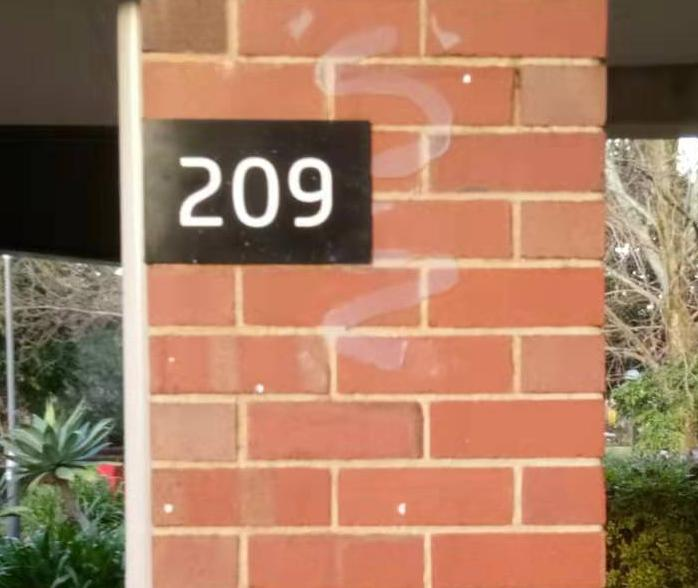
#> input picture test/test01.jpg, 698 x 588 px; its folder holds only this picture in this run
$ python assignment.py   (older library calls are emulated)
#> lines starting #> are read from the running program, lines starting #| are printed output that depends on the picture; after the words box and inside, x2 and y2 are one past the last pixel; in counts of white or black regions, pixels touching at a corner belong together
import cv2 as cv
import numpy as np
import sys
from pathlib import Path
import os
import re

def knn(digits, folder, fileName, imageNum, fileExt):
    modelsFolder = "models/"
    #modelsFolder = "/home/student/kay_men_yap_19257442/models/"
    # KNN model loading and testing code obtained from https://docs.opencv.org/3.4.2/d8/d4b/tutorial_py_knn_opencv.html
    # Last accessed on 24/10/2020
    with np.load(modelsFolder+'knn_data.npz') as data:
        train = data['train']
        train_labels = data['train_labels']
        knn = cv.ml.KNearest_create()
        knn.train(train, cv.ml.ROW_SAMPLE, train_labels)

        # Convert the list of digit images into a numpy array and reshape it to be a 2d array containing 1d float32 array of the digits
        digit_array = np.array(digits).reshape(-1, 1120).astype(np.float32)
        ret,result,neighbours,dist = knn.findNearest(digit_array,k=3)

        #Convert the result into a list of strings
        result_list = [str(i[0]) for i in list(result.astype(np.int32))]

        # Write house number obtained to file
        with open(folder+'House'+imageNum+'.txt', "w") as houseFile:
            houseFile.write("Building "  + "".join(result_list))
        #print("Building " + "".join(result_list))

def preprocess(image, folder, fileName, imageNum, fileExt):
    original = image.copy()
    gray = cv.cvtColor(image, cv.COLOR_BGR2GRAY)

    # Bilateral filter code obtained from https://docs.opencv.org/3.4.2/d4/d13/tutorial_py_filtering.html
    # Last accessed on 24/10/2020
    gray = cv.bilateralFilter(gray,9,75,75)

    # Thresholding with Otsu's Binarsization code obtained from https://docs.opencv.org/3.4.2/d7/d4d/tutorial_py_thresholding.html
    # Last accessed on 25/10/2020
    (thresh, binary) = cv.threshold(gray, 128, 255, cv.THRESH_BINARY + cv.THRESH_OTSU)
    #cv.imwrite(folder + fileName +"-binary" +fileExt, binary)

    # Contour code obtained from https://docs.opencv.org/3.4.2/d4/d73/tutorial_py_contours_begin.html
    # Last accessed on 25/10/2020
    im2, contours, hierarchy = cv.findContours(binary, cv.RETR_TREE, cv.CHAIN_APPROX_SIMPLE)

    '''
    # For the purpose of displaying all contours detected initially
    for cnt in contours:
        # Bounding rectangle and contour area code obtained from https://docs.opencv.org/3.4.2/dd/d49/tutorial_py_contour_features.html
        # Last accessed on 25/10/2020
        x,y,w,h = cv.boundingRect(cnt)
        cv.rectangle(image,(x,y),(x+w,y+h),(0,255,0),2)
    cv.imwrite(folder + fileName + "-contours-unfiltered" +fileExt, image)
    '''


    # Getting the image dimensions, area and max_x and max_y for filtering
    height, width = image.shape[:2]
    image_size = height * width
    max_x = width - 1
    max_y = height - 1

    image = original.copy()
    validContours = list()
    maxArea = 0
    maxIndex = 0
    index = 0
    # Filter out any contour that is too big or too small or doesn't have a height to width ratio of the bounding rectangle that is within the range specified
    # below and any contour that is too near the edge of the image
    for cnt in contours:
        # Bounding rectangle and contour area code obtained from https://docs.opencv.org/3.4.2/dd/d49/tutorial_py_contour_features.html
        # Last accessed on 25/10/2020
        x,y,w,h = cv.boundingRect(cnt)
        rectArea = h * w
        contourArea = cv.contourArea(cnt)
        areaRatio = rectArea / image_size
        # Filter the contours that are too big or too small, and the bounding rectangles are not a vertical rectangle t
        if ((areaRatio > 0.0001) and (rectArea < image_size / 4) and h / w > 1.3 and h / w < 3.5 and x > 40 and y > 20 and x + w < max_x - 40 and y + h < max_y - 20):
            validContours.append(cnt)
            #cv.rectangle(image,(x,y),(x+w,y+h),(0,255,0),2)
            # Updating the biggest valid contour
            if(rectArea > maxArea):
                maxArea = rectArea
                maxIndex = index
            index += 1
    #cv.imwrite(folder + fileName + "-contours-filter1" +fileExt, image)

    # Find all contours that are at least 35% of the size of the largest contour and
    # its centre y value is near to the largest contour's centre y value with a difference
    # of less than 25% of the height of largest contour
    image =  original.copy()
    filteredList = list()
    biggestCnt = validContours[maxIndex]
    largest_x, largest_y, largest_w, largest_h = cv.boundingRect(biggestCnt)
    center_y_largest = (largest_y + largest_h) / 2
    acceptedOffset = (largest_y + largest_h - center_y_largest) / 2
    for cnt in validContours:
        x,y,w,h = cv.boundingRect(cnt)
        center_y = (y + h) / 2
        rectArea = h * w
        contourArea = cv.contourArea(cnt)
        y_centre_offset = abs(center_y_largest - center_y)
        areaRatio = rectArea / maxArea
        #print("AreaRatio: " + str(areaRatio) + ", Y_Center_Offset: " + str(y_centre_offset))
        if(areaRatio> 0.35 and y_centre_offset < acceptedOffset):
            filteredList.append(cnt)
            #cv.rectangle(image,(x,y),(x+w,y+h),(0,255,0),2)
    #cv.imwrite(folder + fileName + "-contours-filter2" +fileExt, image)

    # Find all contours that are not within another contour's bounding rectangle
    digitContours = list()
    approvedIndexList = list()
    for i,cnt1 in enumerate(filteredList):
        x1,y1,w1,h1 = cv.boundingRect(cnt1)
        valid = True
        for j,cnt2 in enumerate(filteredList):
            if( i != j):
                x2,y2,w2,h2 = cv.boundingRect(cnt2)
                # Check if the cnt2's bounding rectangle is within cnt1's bounding rectangle
                if(x2 <= x1 and y2 <= y1 and x2 + w2 >= x1 + w1 and y2 + h2 >= y1 + h1):
                    valid = False
        if valid:
            approvedIndexList.append(i)

    image =  original.copy()
    for i in approvedIndexList:
        cnt = filteredList[i]
        x,y,w,h = cv.boundingRect(cnt)
        digitContours.append(filteredList[i])
        #cv.rectangle(image,(x,y),(x+w,y+h),(0,255,0),2)
    #cv.imwrite(folder + fileName + "-contours-filter3" +fileExt, image)

    # Find the bounding box coordinates to crop the detected area by finding for the min and max values of x and y
    # from the bounding rectangles of all contours in digit contours list
    image =  original.copy()
    firstCnt = digitContours[0]
    first_x, first_y, first_w, first_h = cv.boundingRect(firstCnt)
    min_x = first_x
    max_x = first_x + first_w
    min_y = first_y
    max_y = first_y + first_h
    extractedDigits = list()
    for cnt in digitContours:
        x,y,w,h = cv.boundingRect(cnt)
        if(x < min_x):
            min_x = x
        if(x+w > max_x):
            max_x = x+w
        if(y < min_y):
            min_y = y
        if(y+h > max_y):
            max_y = y+h

    # Calculuate the width and height of the bounding box of the detected area
    crop_w = max_x - min_x
    crop_h = max_y - min_y

    # Crop the detected area from the original image
    cropped = original[min_y:max_y, min_x:max_x]

    # Write the bounding box details of the detected area to txt file as required in assignment spec
    with open(folder+'BoundingBox'+ imageNum+'.txt', "w") as boxFile:
        boxFile.write(str(min_x) + ',' + str(min_y) + ',' + str(crop_w) + ',' + str(crop_h))


    #cv.imwrite(folder + fileName + "-contours-final" +fileExt, image)

    # Preprocess the cropped image to perform digit extraction
    gray = cv.cvtColor(cropped, cv.COLOR_BGR2GRAY)
    gray = cv.bilateralFilter(gray,9,75,75)
    (thresh, binary) = cv.threshold(gray, 128, 255, cv.THRESH_BINARY + cv.THRESH_OTSU)
    # Find the contours in the cropped(detected area) binary image
    im2, contours, hierarchy = cv.findContours(binary, cv.RETR_TREE, cv.CHAIN_APPROX_SIMPLE)

    # Get the detected area image's area
    croppedArea = cropped.shape[0] * cropped.shape[1]

    # Filter out the small and inner contours
    contours = remove_small_contours(contours, croppedArea)
    contours = remove_inner_contours(contours)

    # Contour sorting using x coordinate value so that the digit contours are in order from left to right of the image
    #
    # Last accessed on 24/10/2020
    boundingBoxes = [cv.boundingRect(c) for c in contours]
    (contours, boundingBoxes) = zip(*sorted(zip(contours, boundingBoxes),key=lambda b:b[1][0], reverse=False))

    # Loop through the contours to get the individual digits and append to extractedDigits
    for cnt in contours:
        x,y,w,h = cv.boundingRect(cnt)

        #print("Contour Area: " + str(contourArea) + ", Rect Area: " + str(rectArea) + ", X: " + str(x) + ", Y: " + str(y) + ", W: " + str(w) + ", H: " + str(h) + ", Approx: " + str(len(approx)))
        #cv.drawContours(cropped, [cnt], 0, (0,255,0), 3)

        # Extract the digit from binary image
        digit = binary[y:y+h, x:x+w]

        # Adapted code to add black borders to the cropped digit images from https://docs.opencv.org/3.4/dc/da3/tutorial_copyMakeBorder.html
        # Last accessed on 24/10/2020
        padded = cv.copyMakeBorder(digit, 4,4,4,4, cv.BORDER_CONSTANT, None, [0,0,0])

        # Image resizing code obtained and adapted from https://docs.opencv.org/3.4.2/da/d6e/tutorial_py_geometric_transformations.html
        # Last accessed on 25/10/2020
        # Resize the digit to be the same size as the training digits used for training the KNN model
        digit = cv.resize(padded, (28,40), interpolation = cv.INTER_CUBIC)
        extractedDigits.append(digit)
        cv.rectangle(cropped,(x,y),(x+w,y+h),(0,255,0),2)

    cv.imwrite(folder + 'DetectedArea' + imageNum + '.jpg', cropped)
    #cv.imwrite(folder + fileName + "-cropped-contours" +fileExt, cropped)

    return extractedDigits

def remove_small_contours(contours, imageArea):
    approvedContours = list()
    for cnt in contours:
        x,y,w,h = cv.boundingRect(cnt)
        rectArea = h * w
        areaRatio = rectArea / imageArea
        if(areaRatio > 0.02):
            approvedContours.append(cnt)

    return approvedContours

def remove_inner_contours(contours):
    approvedContours = list()
    approvedIndexList = list()
    for i,cnt1 in enumerate(contours):
        valid = True
        x1,y1,w1,h1 = cv.boundingRect(cnt1)
        for j,cnt2 in enumerate(contours):
            if( i != j):
                x2,y2,w2,h2 = cv.boundingRect(cnt2)
                # Check if the cnt2's bounding rectangle is within cnt1's bounding rectangle
                if (x2 <= x1 and y2 <= y1 and x2 + w2 >= x1 + w1 and y2 + h2 >= y1 + h1):
                    valid = False
        if valid:
            approvedIndexList.append(i)

    for i in approvedIndexList:
        approvedContours.append(contours[i])
    return approvedContours

def main():
    if(len(sys.argv) == 1):
        #outputFolder = "/home/student/kay_men_yap_19257442/output/"
        outputFolder = "output/"
        if not os.path.exists(outputFolder):
            os.mkdir(outputFolder)
        #folder = "/home/student/test/"
        folder = "test/"
        for filename in os.listdir(folder):
            # Sanity check if filename is a file in case I used the /home/student/train directory for
            # training images to test with
            if not os.path.isdir(folder+filename):
                path = Path(filename)
                #print(filename)
                image = cv.imread(folder+filename)
#> image is the input picture: shape (588, 698, 3); mean B, G, R 98.2, 124.8, 167.6
                imageNum = re.findall('[0-9]+$', path.stem)[0]
                extractedDigits = preprocess(image.copy(), outputFolder, path.stem, imageNum, path.suffix)
#> in preprocess, `gray = cv.cvtColor(image, cv.COLOR_BGR2GRAY)`:
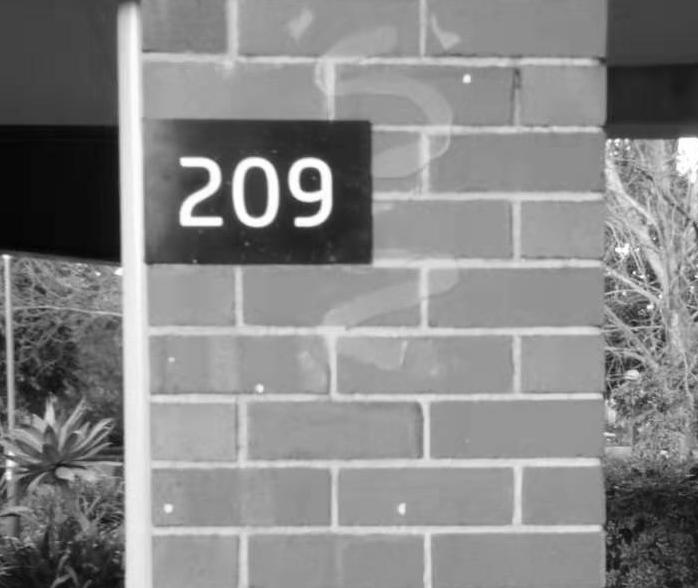
#> gray: shape (588, 698); min 3, max 255, mean 134.6
#> in preprocess, `(thresh, binary) = cv.threshold(gray, 128, 255, cv.THRESH_BINARY + cv...`:
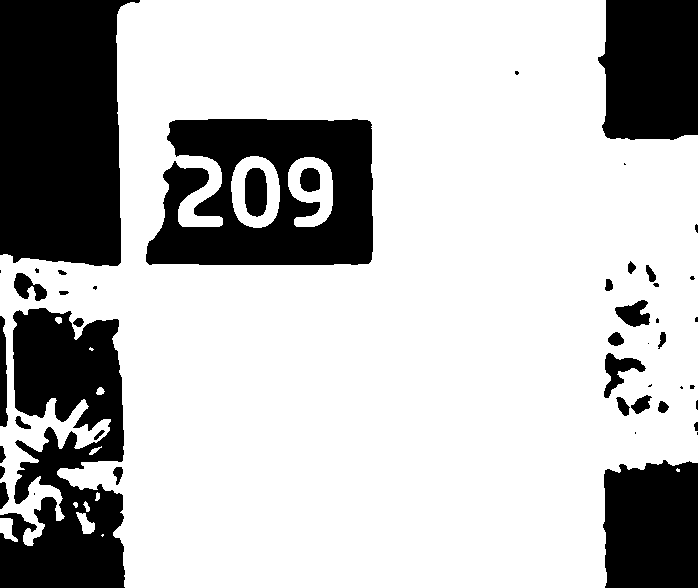
#> binary: shape (588, 698); 73.7% white; 47 black regions (17 under 20 px)
#> in preprocess, `(thresh, binary) = cv.threshold(gray, 128, 255, cv.THRESH_BINARY + cv...`: thresh = 109
#> in preprocess, `im2, contours, hierarchy = cv.findContours(binary, cv.RETR_TREE, cv.CH..`: contours = 47 contours, 13 with area under 20; largest, box (x1, y1, x2, y2) and area: (0, 0, 698, 588) 327784, (145, 118, 374, 266) 28932, (231, 156, 280, 228) 2822, (288, 157, 333, 227) 2156, (244, 167, 268, 218) 996
#> the loop in preprocess, `for cnt in contours:` made 47 passes
#> (x, y, w, h, rectArea, contourArea, areaRatio, maxArea) on passes 5, 14, 19, 43, 45: (83, 501, 7, 11, 77, 29, 0.000188, 77), (112, 466, 12, 20, 240, 130.5, 0.000585, 240), (615, 396, 16, 21, 336, 174.5, 0.000819, 336), (288, 157, 45, 70, 3150, 2156.5, 0.00767, 3150), (231, 156, 49, 72, 3528, 2821.5, 0.0086, 3528)
#> after the loop in preprocess, `for cnt in contours:`: index = 9; maxArea = 3528; maxIndex = 7; validContours = 9 contours; largest, box (x1, y1, x2, y2) and area: (231, 156, 280, 228) 2822, (288, 157, 333, 227) 2156, (244, 167, 268, 218) 996, (615, 396, 631, 417) 174, (112, 466, 124, 486) 130
#> in preprocess, `biggestCnt = validContours[maxIndex]`: biggestCnt = contour of 80 points, box (x1, y1, x2, y2) (231, 156, 280, 228), area 2822
#> in preprocess, `largest_x, largest_y, largest_w, largest_h = cv.boundingRect(biggestCnt)`: largest_x = 231; largest_y = 156; largest_w = 49; largest_h = 72
#> in preprocess, `center_y_largest = (largest_y + largest_h) / 2`: center_y_largest = 114
#> in preprocess, `acceptedOffset = (largest_y + largest_h - center_y_largest) / 2`: acceptedOffset = 57
#> the loop in preprocess, `for cnt in validContours:` made 9 passes
#> (x, y, w, h, center_y, rectArea, contourArea, y_centre_offset) on passes 1 to 8: (83, 501, 7, 11, 256, 77, 29, 142), (95, 492, 5, 9, 250.5, 45, 21.5, 136.5), (112, 466, 12, 20, 243, 240, 130.5, 129), (615, 396, 16, 21, 208.5, 336, 174.5, 94.5), (604, 278, 10, 14, 146, 140, 90.5, 32), (627, 260, 10, 15, 137.5, 150, 80.5, 23.5), (288, 157, 45, 70, 113.5, 3150, 2156.5, 0.5), (231, 156, 49, 72, 114, 3528, 2821.5, 0)
#> after the loop in preprocess, `for cnt in validContours:`: filteredList = 2 contours; box (x1, y1, x2, y2) and area: (231, 156, 280, 228) 2822, (288, 157, 333, 227) 2156
#> the loop in preprocess, `for i,cnt1 in enumerate(filteredList):` made 2 passes
#> (x1, y1, w1, h1) on passes 1 to 2: (288, 157, 45, 70), (231, 156, 49, 72)
#> after the loop in preprocess, `for i,cnt1 in enumerate(filteredList):`: approvedIndexList = [0, 1]
#> the loop in preprocess, `for i in approvedIndexList:` made 2 passes
#> after the loop in preprocess, `for i in approvedIndexList:`: digitContours has the same summary as filteredList
#> in preprocess, `firstCnt = digitContours[0]`: firstCnt = contour of 88 points, box (x1, y1, x2, y2) (288, 157, 333, 227), area 2156
#> in preprocess, `first_x, first_y, first_w, first_h = cv.boundingRect(firstCnt)`: first_x = 288; first_y = 157; first_w = 45; first_h = 70
#> in preprocess, `min_x = first_x`: min_x = 288
#> in preprocess, `max_x = first_x + first_w`: max_x = 333
#> in preprocess, `min_y = first_y`: min_y = 157
#> in preprocess, `max_y = first_y + first_h`: max_y = 227
#> the loop in preprocess, `for cnt in digitContours:` made 2 passes
#> (x, y, w, h, min_x, min_y, max_y) on pass 2: (231, 156, 49, 72, 231, 156, 228)
#> after the loop in preprocess, `for cnt in digitContours:`: max_x = 333; max_y = 228; min_x = 231; min_y = 156
#> in preprocess, `crop_w = max_x - min_x`: crop_w = 102
#> in preprocess, `crop_h = max_y - min_y`: crop_h = 72
#> in preprocess, `gray = cv.bilateralFilter(gray,9,75,75)`:
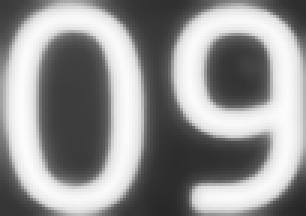
#> gray: shape (72, 102) (shown 3 times larger); min 38, max 252, mean 146.2
#> in preprocess, `(thresh, binary) = cv.threshold(gray, 128, 255, cv.THRESH_BINARY + cv...`:
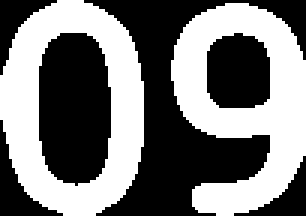
#> binary: shape (72, 102) (shown 3 times larger); 47.3% white; 2 white regions
#> in preprocess, `(thresh, binary) = cv.threshold(gray, 128, 255, cv.THRESH_BINARY + cv...`: thresh = 150
#> in preprocess, `im2, contours, hierarchy = cv.findContours(binary, cv.RETR_TREE, cv.CH..`: contours = 4 contours; box (x1, y1, x2, y2) and area: (0, 0, 48, 72) 2722, (57, 1, 102, 72) 2061, (12, 10, 38, 63) 1107, (68, 10, 91, 37) 496
#> the loop in remove_small_contours, `for cnt in contours:` made 4 passes
#> (x, y, w, h, rectArea, areaRatio) on passes 1 to 4: (57, 1, 45, 71, 3195, 0.435), (68, 10, 23, 27, 621, 0.0846), (0, 0, 48, 72, 3456, 0.471), (12, 10, 26, 53, 1378, 0.188)
#> after the loop in remove_small_contours, `for cnt in contours:`: approvedContours has the same summary as contours in preprocess
#> the loop in remove_inner_contours, `for i,cnt1 in enumerate(contours):` made 4 passes
#> (x1, y1, w1, h1) on passes 1 to 4: (57, 1, 45, 71), (68, 10, 23, 27), (0, 0, 48, 72), (12, 10, 26, 53)
#> after the loop in remove_inner_contours, `for i,cnt1 in enumerate(contours):`: approvedIndexList = [0, 2]
#> the loop in remove_inner_contours, `for i in approvedIndexList:` made 2 passes
#> after the loop in remove_inner_contours, `for i in approvedIndexList:`: approvedContours = 2 contours; box (x1, y1, x2, y2) and area: (0, 0, 48, 72) 2722, (57, 1, 102, 72) 2061
#> in preprocess, `contours = remove_inner_contours(contours)`: contours has the same summary as approvedContours in remove_inner_contours
#> in preprocess, `boundingBoxes = [cv.boundingRect(c) for c in contours]`: boundingBoxes = [(57, 1, 45, 71), (0, 0, 48, 72)]
#> in preprocess, `(contours, boundingBoxes) = zip(*sorted(zip(contours, boundingBoxes),k..`: boundingBoxes = ((0, 0, 48, 72), (57, 1, 45, 71))
#> the loop in preprocess, `for cnt in contours:` made 2 passes
#> after the loop in preprocess, `for cnt in contours:`:
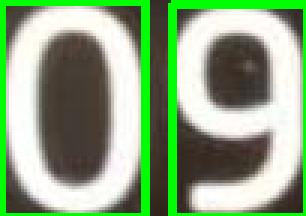
#> cropped: shape (72, 102, 3) (shown 3 times larger); mean B, G, R 128.3, 166.9, 138.8
#> after the loop in preprocess, `for cnt in contours:`:
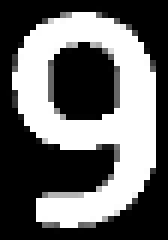
#> digit: shape (40, 28) (shown 6 times larger); min 0, max 255, mean 104
#> after the loop in preprocess, `for cnt in contours:`:
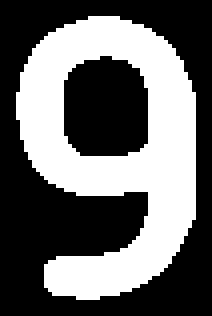
#> padded: shape (79, 53) (shown 4 times larger); 40.8% white; 1 white region, box (x1, y1, x2, y2) and area: (4, 4, 49, 75) 1710
#> after the loop in preprocess, `for cnt in contours:`: extractedDigits = 2 items
#> extractedDigits = 2 items
                knn(extractedDigits, outputFolder, path.stem, imageNum, path.suffix)
    else:
        print("Please run the program with 'python assignment.py'")

if(__name__ == '__main__'):
#> (the run stopped early here; a loop or call above may not have finished)
